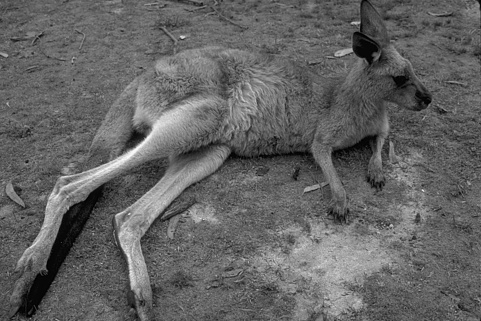
#> input picture kangaroo.pgm, 481 x 321 px
$ python CV_homework1.py
#> lines starting #> are read from the running program, lines starting #| are printed output that depends on the picture
# Python code to read image
import cv2
import math
import numpy as np

# To read image from disk, we use
# cv2.imread function, in below method,
img = cv2.imread("kangaroo.pgm", cv2.IMREAD_COLOR)
#> img is the input picture: shape (321, 481, 3); min 0, max 253, mean 99.5

i = 2

def gaus(p, o, pos):
    #print(p, o, pos)
    answer_sum = 0
    weight_sum = 0
    weight = 0
    for x in range(len(p)):
        for y in range(len(p[x])):
            body = 1 / (2 * math.pi * o ** 2)
            exp = (-((x-pos[0]) ** 2 + (y-pos[1]) ** 2) / (2 * o ** 2))
            weight = body * math.e ** exp
            answer_sum += p[x][y][0] * weight
            weight_sum += weight
    answer_sum *= 1 / weight_sum
    return answer_sum


def gaussian_filter(img, sigma):
    x_shape, y_shape, z_shape = img.shape
    for x in range(0, x_shape):
        for y in range(0, y_shape):
            new_pixel = gaus(img[max(x-sigma,0):min(x+sigma+1,x_shape), max(y-sigma,0):min(y+sigma+1,y_shape)], sigma, (min(sigma, x), min(sigma, y)))
            img[x][y] = new_pixel
    return img


def sobel_filter(image):
    s_filter = np.array([[-1, 0, 1], [-2, 0, 2], [-1, 0, 1]])
    new_image_x = convolution(image, s_filter)
    new_image_y = convolution(image, np.flip(s_filter.T, axis=0))
    gradient_magnitude = np.sqrt(np.square(new_image_x) + np.square(new_image_y))
    gradient_magnitude *= 255.0 / gradient_magnitude.max()
    return gradient_magnitude


def convolution(image, kernel):
    print("convolving")
    if len(image.shape) == 3:
        image = cv2.cvtColor(image, cv2.COLOR_BGR2GRAY)

    image_row, image_col = image.shape
    kernel_row, kernel_col = kernel.shape

    output = np.zeros(image.shape)

    pad_height = int((kernel_row - 1) / 2)
    pad_width = int((kernel_col - 1) / 2)

    padded_image = np.zeros((image_row + (2 * pad_height), image_col + (2 * pad_width)))

    padded_image[pad_height:padded_image.shape[0] - pad_height, pad_width:padded_image.shape[1] - pad_width] = image

    for row in range(image_row):
        for col in range(image_col):
            output[row, col] = np.sum(kernel * padded_image[row:row + kernel_row, col:col + kernel_col])

    return output

img = gaussian_filter(img, 4)
#> after the loop in gaussian_filter, `for x in range(0, x_shape):`:
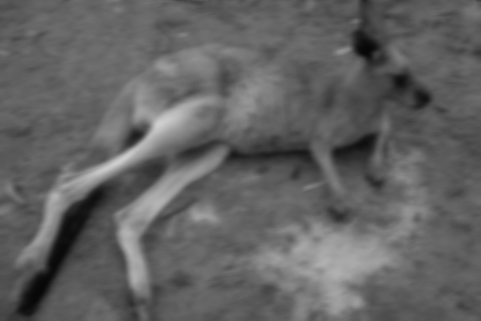
#> img: shape (321, 481, 3); min 7, max 207, mean 98.6

img = sobel_filter(img)
#> after the loop in convolution, `for row in range(image_row):`:
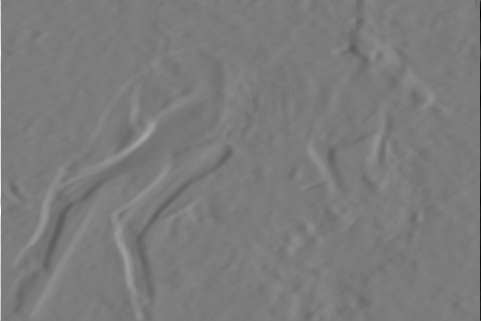
#> output: shape (321, 481) float64; min -462, max 486, mean 0; drawn with min black and max white
#> after the loop in convolution (call 2), `for row in range(image_row):`:
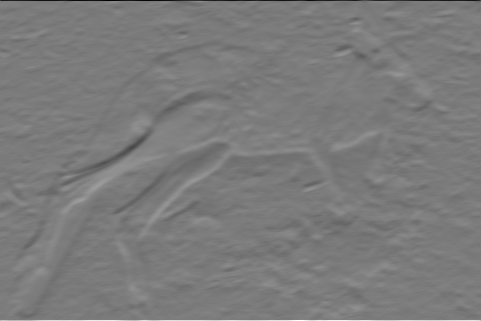
#> output: shape (321, 481) float64; min -462, max 492, mean 0; drawn with min black and max white
#> in sobel_filter, `gradient_magnitude = np.sqrt(np.square(new_image_x) + np.square(new_im..`:
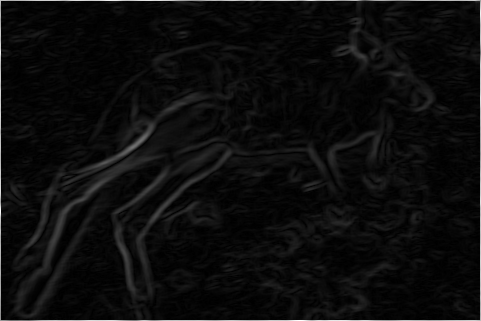
#> gradient_magnitude: shape (321, 481) float64; min 0, max 492, mean 24.3; drawn with min black and max white


# Creating GUI window to display an image on screen
# first Parameter is windows title (should be in string format)
# Second Parameter is image array
cv2.imshow("image", img)
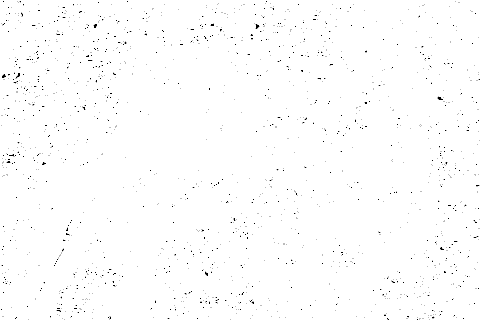
#> window 'image': shape (321, 481); min 0, max 255, mean 253

# To hold the window on screen, we use cv2.waitKey method
# Once it detected the close input, it will release the control
# To the next line
# First Parameter is for holding screen for specified milliseconds
# It should be positive integer. If 0 pass an parameter, then it will
# hold the screen until user close it.
cv2.waitKey(0)

# It is for removing/deleting created GUI window from screen
# and memory
cv2.destroyAllWindows()
